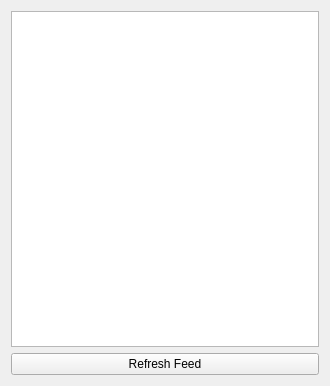
<?xml version="1.0" encoding="UTF-8"?>
<ui version="4.0">
 <class>Widget</class>
 <widget class="QWidget" name="Widget">
  <property name="geometry">
   <rect>
    <x>0</x>
    <y>0</y>
    <width>330</width>
    <height>386</height>
   </rect>
  </property>
  <property name="windowTitle">
   <string>Widget</string>
  </property>
  <layout class="QVBoxLayout" name="verticalLayout">
   <item>
    <widget class="FeedListView" name="listView">
     <property name="horizontalScrollBarPolicy">
      <enum>Qt::ScrollBarAlwaysOff</enum>
     </property>
     <property name="editTriggers">
      <set>QAbstractItemView::NoEditTriggers</set>
     </property>
     <property name="showDropIndicator" stdset="0">
      <bool>false</bool>
     </property>
     <property name="selectionMode">
      <enum>QAbstractItemView::NoSelection</enum>
     </property>
     <property name="uniformItemSizes">
      <bool>true</bool>
     </property>
    </widget>
   </item>
   <item>
    <widget class="QPushButton" name="refreshButton">
     <property name="text">
      <string>Refresh Feed</string>
     </property>
    </widget>
   </item>
  </layout>
 </widget>
 <layoutdefault spacing="6" margin="11"/>
 <customwidgets>
  <customwidget>
   <class>FeedListView</class>
   <extends>QListView</extends>
   <header>feedlistview.hpp</header>
  </customwidget>
 </customwidgets>
 <resources/>
 <connections/>
</ui>
